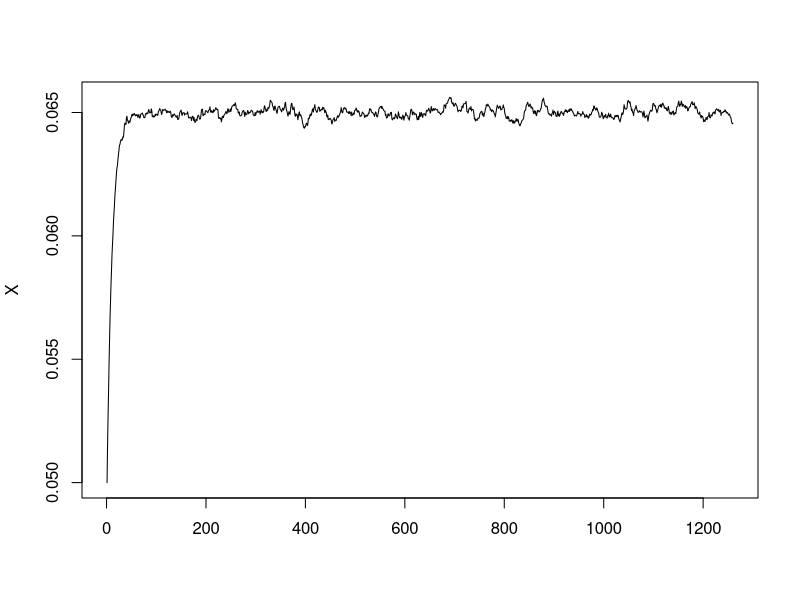
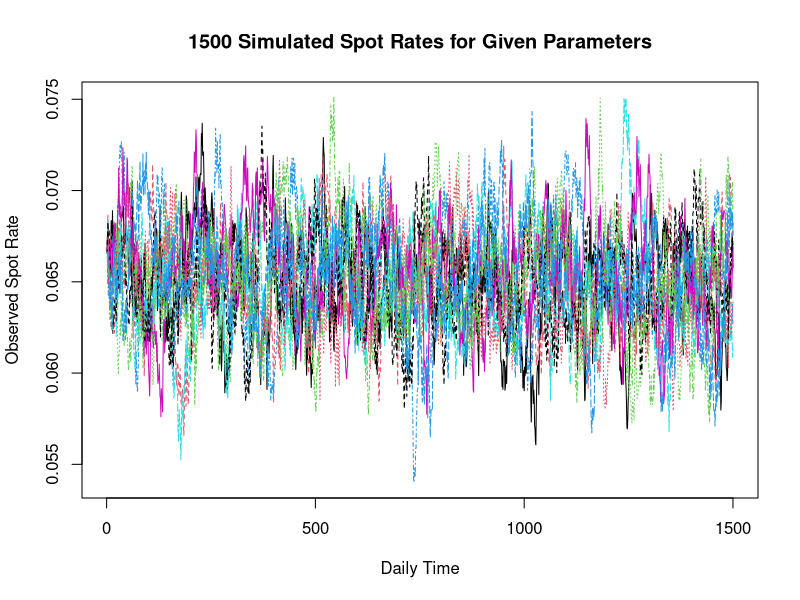
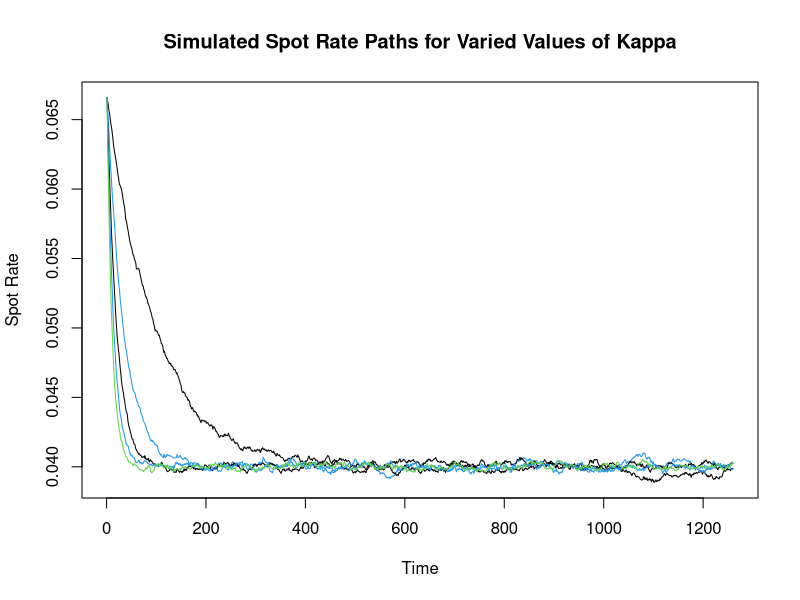
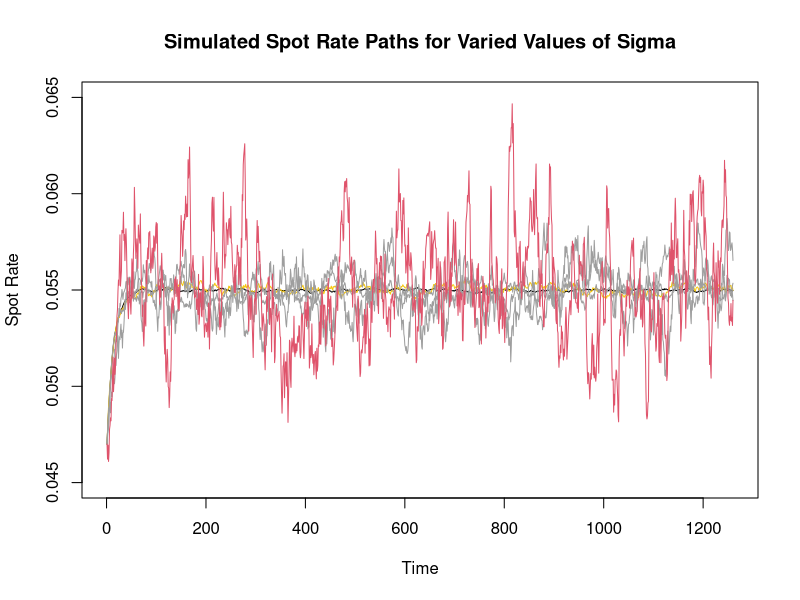

These figures' R source, in order:
##### Single Factor Stochastic Interest Rate Simulation - Cox Ingersoll Ross Model

## Following code explores and simulates of the CIR Single Factor Stochastic Interest Rate Model

### Like the Vasicek model, the CIR model assumes a mean reverting Ornstien-Uhlenbeck process.
#   However unlike Vasicek, the stochasticity of the rate is bounded by the interest 
#   rate itself. See the SDE:
#
#                   dr_t = kappa(theta-r_t)dt + sigma*sqrt(r_t)*dW_t
#
#   Note that the risk-neutral drift coffecient is the same as Vasicek, and nearly the same 
#   stochastic scaling coefficient with the exception of sqrt(r_t). 

### Cox Ingersoll Ross Simulation:

# As with Vasicek, can use a discretized process to simulate instantaneous changes to the spot
# rate. The size of the time step between observances will determine the scaling of the 
# parameters in both the drift and stochastic term. For simplicity this simulation assumes the
# impact of the time step has already been incorporated for parameters. However, if this were 
# not implementable, the process would be of the form:
#
#                 r_(t+d.t) = r_t + kappa(theta - r_t)*d.t + sigma*sqrt(r_t*d.t)*dW_t
#
# where d.t is the time step increment.The function below assumes d.t is already incorporated.

# Note that obs is the number of observations of the process.

CIR.Sim <- function(r.0, kappa, theta, sigma, obs){
  CIR.vec <- rep(NA, obs)
  CIR.vec[1] <- r.0
  for(i in 2:obs){
    CIR.vec[i] <- CIR.vec[i-1] + (kappa*(theta - CIR.vec[i-1]) + sigma*sqrt(CIR.vec[i-1])*rnorm(1))
  } # End for-loop
  CIR.vec
} # End Function

## Simulating a single rate curve:
X <- CIR.Sim(r.0 = 0.05, kappa = 0.09, theta = 0.065, sigma = 0.0003, obs = 1260)
matplot(X, type = "l")

## Simulating multiple curves withe same parameters (no-seed):
Trajectories.CIR <- replicate(10, CIR.Sim(r.0 = 0.0666, kappa = 0.07, theta = 0.065, sigma = 0.004, obs = 1500))
matplot(Trajectories.CIR, type = "l", xlab = "Daily Time", ylab = "Observed Spot Rate", 
        main = "1500 Simulated Spot Rates for Given Parameters")

## Note the specifics of each parameter and how it affects the simulation. Kappa determines
#  the rate of mean reversion as t progresses -- large kappa implies "fast" convergence to 
#  a steady state mean. Theta is the value of the long-term steady state mean that the interest
#  is expected to converge to. Sigma regulates the volatility of the "next rate observance". 
#  Somewhat obviously, this means high kappa, low sigma will force a simulated rate to theta 
#  rapidly. Inversely, small kappa, high sigma will exhibit little if any true convergence. 
#  Also note, time scaling is key (something that is not incorporated into the above function). 

## Toggling kappa values:
Trajectories.Kappa <- lapply(c(0.01, 0.03, 0.05, 0.07, 0.09), 
                             FUN = function(kappa){CIR.Sim(r.0 = 0.0666, kappa, theta = 0.04, sigma = 0.00035, obs = 1260)})
matplot(Trajectories.Kappa[[1]], type = "l", xlab = "Time", ylab = "Spot Rate", 
        main = "Simulated Spot Rate Paths for Varied Values of Kappa")
for(i in 2:5){
  lines(Trajectories.Kappa[[i]], type = "l", col = sample(1:5,1))
}
# Increasing kappa values implies faster steady-state convergence, i.e reaches theta value at smaller
# and smaller values of t


## Toggline sigma values:
Trajectories.Sigma2 <- lapply(c(0.0001, 0.0003, 0.0006, 0.0012, 0.0024, 0.0048), 
                             FUN = function(sigma){CIR.Sim(r.0 = 0.047, kappa = 0.075, theta = 0.055, sigma, obs = 1260)})
matplot(Trajectories.Sigma2[[1]], type = "l", ylim = c(0.045, 0.065), xlab = "Time", ylab = "Spot Rate", 
        main = "Simulated Spot Rate Paths for Varied Values of Sigma")
for(i in 2:6){
  lines(Trajectories.Sigma2[[i]], type = "l", col = sample(8:17,1))
}

## Increasing sigma values implies inability to fully converge. Rate will cycle around theta value
#  but will not converge to a "linear" form when sigma is high. 


### Closed Form Bond Pricing Formula ####

## If the interest rate is believed to follow a CIR rate model with well defined parameters,
#  a Zero Coupon Bond's "fair price" can be calculated using the following formula:

CIR.ZCB <- function(Notional, r.t, kappa, theta, sigma, T, t){
  h     = sqrt(kappa^2 + 2*sigma^2)
  A.tau = (2*h*exp((kappa+h)*(T-t)*0.5)/(2*h+(kappa+h)*(exp(h*(T-t))-1)))^((2*kappa*theta)/sigma^2)
  B.tau = (2*(exp(h*(T-t))-1))/(2*h+(kappa+h)*(exp(h*(T-t))-1))
  
  Notional*A.tau*exp(-r.t*B.tau)
}

CIR.ZCB(Notional = 1000, r.t = 0.059, kappa = 0.09, theta = 0.06, sigma = 0.005, T = 7, t = 0)
